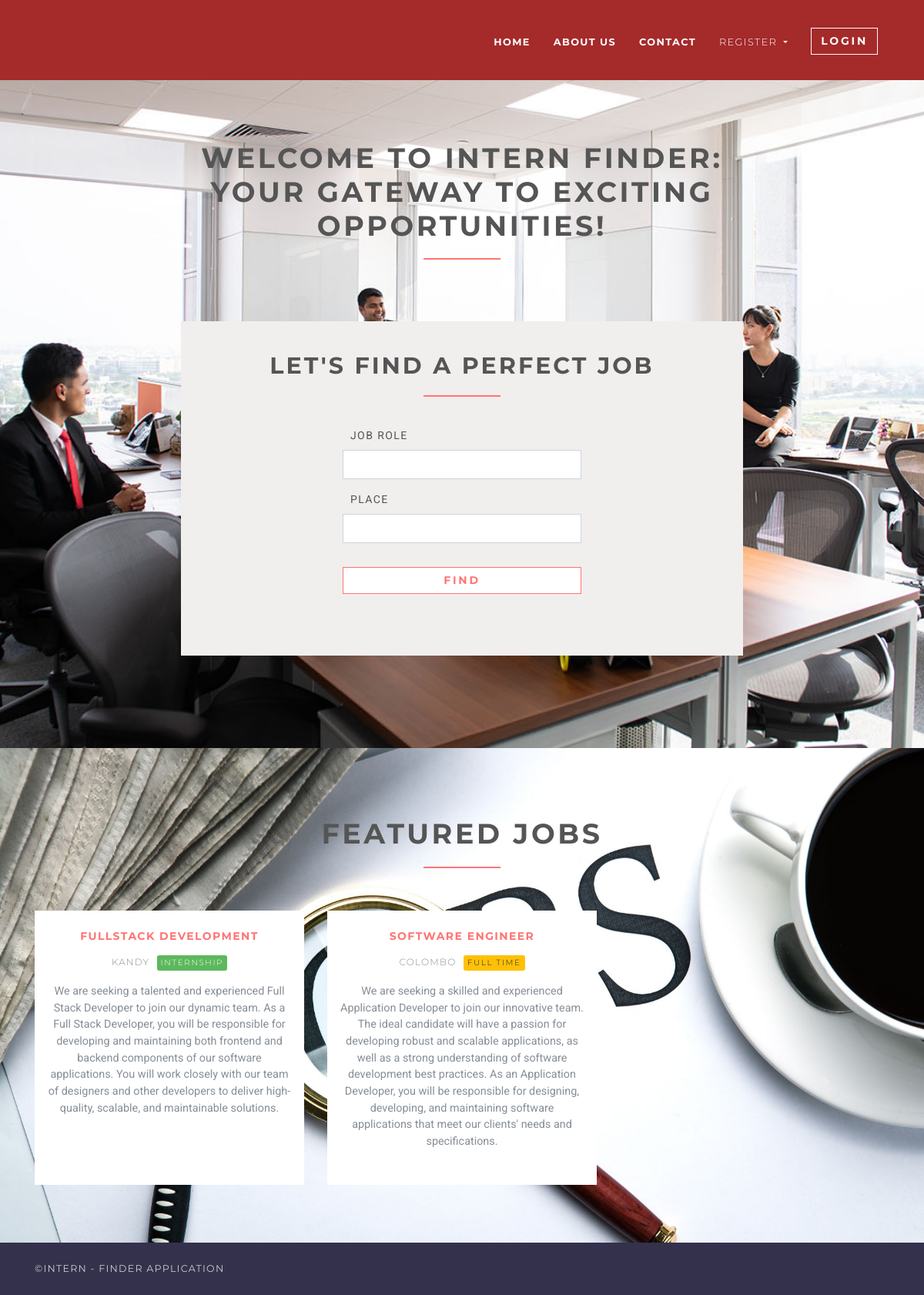
The page / on the database its author committed.
### jobsapp/models.py (models this page shows, shortened)
class Job(models.Model):
    user = models.ForeignKey(User, on_delete=models.CASCADE)
    title = models.CharField(max_length=300)
    description = models.TextField()
    location = models.CharField(max_length=150)
    type = models.CharField(choices=JOB_TYPE, max_length=10)
    category = models.CharField(max_length=100)
    last_date = models.DateTimeField()
    company_name = models.CharField(max_length=100)
    company_description = models.CharField(max_length=300)
    website = models.CharField(max_length=100, default="")
    created_at = models.DateTimeField(default=timezone.now)
    filled = models.BooleanField(default=False)

### jobsapp/views/home.py (the view)
# urls.py: path('', HomeView.as_view(), name='home'),
class HomeView(ListView):
    model = Job
    template_name = 'home.html'
    context_object_name = 'jobs'
    def get_queryset(self):
        return self.model.objects.all()[:6]
    def get_context_data(self, **kwargs):
        context = super().get_context_data(**kwargs)
        context['trendings'] = self.model.objects.filter(created_at__month=timezone.now().month)[:3]
        return context

### templates/home.html (shortened to what this page needs)
{% extends 'base.html' %}
{% load static %}
    {% block content %}
    {% if request.user.role == 'employer' %}
        {% include 'home_employer.html' %}
    {% else %}
    <section class="job-form-section" style="background-image: url('{% static 'office.jpg' %}');
            /* Adjust background image properties */
            background-size: cover; /* Cover the entire container */
            background-repeat: no-repeat; /* Do not repeat the image */
            background-position: center;">
        <div class="col-lg-8 mx-auto">
            <h1 class="heading">Welcome to Intern Finder: Your Gateway to Exciting Opportunities! </h1>
        </div>
        <div class="container">
            <div class="row justify-content-center">
                <div class="col-lg-8">
                    <div class="job-form-box" style="background-color: #F1EEEE;">
                        <h2 class="heading text-center">Let's Find A Perfect Job</h2>
                        <form id="job-main-form" method="get" action="{% url 'jobs:searh' %}" class="job-main-form">
                            <div class="controls">
                                <div class="form-group">
                                    <div class="row">
                                        <div class="col-md-6 mx-auto">
                                            <label for="profession" class="text-left">Job Role</label>
                                            <input type="text" id="profession" name="position" class="form-control">
                                        </div>
                                    </div>
                                </div>
                                <div class="form-group">
                                    <div class="row">
                                        <div class="col-md-6 mx-auto">
                                            <label for="location" class="text-left">Place</label>
                                            <input type="text" id="location" name="location" class="form-control">
                                        </div>
                                    </div>
                                </div>
                                <div class="form-group">
                                    <div class="row">
                                        <div class="col-md-6 mx-auto">
                                            <button type="submit" class="btn btn-outline-white-primary job-main-form__button">Find</button>
                                        </div>
                                    </div>
                                </div>
                            </div>
                        </form>
                    </div>
                </div>
            </div>
        </div>
    </section>
    <section style="background-image: url('{% static 'jobs.jpg' %}');
    /* Adjust background image properties */
    background-size: cover; /* Cover the entire container */
    background-repeat: no-repeat; /* Do not repeat the image */
    background-position: center;">
        <div class="container">
            <h1 class="heading" >Featured jobs</h3>
            <div class="row featured align-items-stretch">
                {% for job in jobs %}
                    <div class="col-lg-4 mb-5 mb-lg-0">
                        <div class="box-image-text bg-visible full-height">
                            <div class="content">
                                <h5><a href="{% url 'jobs:jobs-detail' job.id %}">{{ job.title }}</a></h5>
                                <p class="featured__details">
                                    {{ job.location }}
                                    {% if job.type == '1' %}
                                        <span class="badge featured-badge badge-warning">Full time</span>
                                    {% elif job.type == '2' %}
                                        <span class="badge featured-badge badge-primary">Part time</span>
                                    {% else %}
                                        <span style="color: #ffffff;" class="badge featured-badge badge-success">Internship</span>
                                    {% endif %}
                                </p>
                                <p>{{ job.description }}</p>
                            </div>
                        </div>
                    </div>
                {% endfor %}
            </div>
        </div>
    </section>
    {% endif %}
{% endblock %}

### templates/base.html (shortened to what this page needs)
{% load static %}
<!DOCTYPE html>
<html>
<head>
    <link rel="stylesheet"
          href="{% static 'vendor/bootstrap/css/bootstrap.min.css' %}">
    <link rel="stylesheet"
          href="{% static 'vendor/font-awesome/css/font-awesome.min.css' %}">
    <link rel="stylesheet"
          href="{% static 'vendor/owl.carousel/assets/owl.carousel.css' %}">
    <link rel="stylesheet"
          href="{% static 'vendor/owl.carousel/assets/owl.theme.default.css' %}">
    <link rel="stylesheet" href="{% static 'css/style.default.css' %}"
          id="theme-stylesheet">
    <link rel="stylesheet" href="{% static 'css/custom.css' %}">
</head>
<body>
<header class="header">
    <nav class="navbar navbar-expand-lg" style="background-color: brown;" >
        <div class="container">
            <div id="navbarSupportedContent" class="collapse navbar-collapse">
                <ul class="navbar-nav ml-auto">
                    <li class="nav-item" >
                        {% if request.user.is_authenticated %}
                            {% if request.user.role == 'employer' %}
                                <a href="{% url 'jobs:employer-dashboard' %}" class="nav-link"><strong>Dashboard</strong></a>
                            {% else %}
                                <a href="/" class="nav-link"><strong>Home</strong></a>
                            {% endif %}
                        {% else %}
                        <a href="/" class="nav-link"><strong>Home</strong></a>
                        {% endif %}
                    </li>
                    <li class="nav-item">
                        <a href="{% url 'jobs:about_us' %}" class="nav-link about-link"><strong>About us</strong></a>
                    </li>
                    <li class="nav-item">
                        <a href="{% url 'jobs:contact_us' %}" class="nav-link contact-link"><strong>Contact</strong></a>
                    </li>
                    {% if request.user.is_authenticated and request.user.role == 'employer' %}
                        <li class="nav-item dropdown">
                            <a id="clientZone" href="#" data-toggle="dropdown"
                               aria-haspopup="true" aria-expanded="false"
                               class="nav-link dropdown-toggle has-img mb-3 mb-lg-0 mt-3 mt-lg-0">
                                {% if request.user.role == 'employee' %}
                                    {{ request.user.first_name }} {{ request.user.last_name }}
                                {% else %}
                                    {{ request.user.first_name }}
                                {% endif %}
                            </a>
                            <div aria-labelledby="clientZone" class="dropdown-menu">
                                <a href="{% url 'jobs:employer-dashboard' %}" class="dropdown-item">Dashboard</a>
                                <a href="{% url 'jobs:employer-all-applicants' %}" class="dropdown-item">Applicants </a>
                                <a href="{% url 'jobs:employer-jobs-create' %}" class="dropdown-item">Post a new
                                    job </a>
                                <a href="{% url 'accounts:logout' %}" class="dropdown-item">Logout</a>
                            </div>
                        </li>
                    {% else %}
                        <li class="nav-item dropdown">
                            <a id="pages" href="#" data-toggle="dropdown" aria-haspopup="true" aria-expanded="false"
                               class="nav-link dropdown-toggle">Register
                            </a>
                        </li>
                        <li class="nav-item" style="color: #fff">
                            <a href="{% url 'accounts:login' %}" class="btn navbar-btn btn-outline-light mb-5 mb-lg-0">
                                Login
                            </a>
                        </li>
                    {% endif %}
                </ul>
            </div>
        </div>
    </nav>
</header>
<div>
    {% block content %} {% endblock %}
</div>
<footer class="footer">
    <div class="footer__copyright">
        <div class="container">
            <div class="row">
                <div class="col-md-6 text-md-left text-center">
                    <p>&copy;INTERN - FINDER APPLICATION</p>
                </div>
            </div>
        </div>
    </div>
</footer>
</body>
</html>

### rows shown on the page
Job: title "FULLSTACK DEVELOPMENT", location "KANDY", type "INTERNSHIP", description "We are seeking a talented and experienced Full Stack Developer to join our dynamic team. As a Full Stack Developer, you will be responsible for developing and maintaining both frontend and backend components of our software applications. You will work closely with our team of designers and other developers to deliver high-quality, scalable, and maintainable solutions."
Job: title "SOFTWARE ENGINEER", location "COLOMBO", type "FULL TIME", description "We are seeking a skilled and experienced Application Developer to join our innovative team. The ideal candidate will have a passion for developing robust and scalable applications, as well as a strong understanding of software development best practices. As an Application Developer, you will be responsible for designing, developing, and maintaining software applications that meet our clients' needs and specifications."
